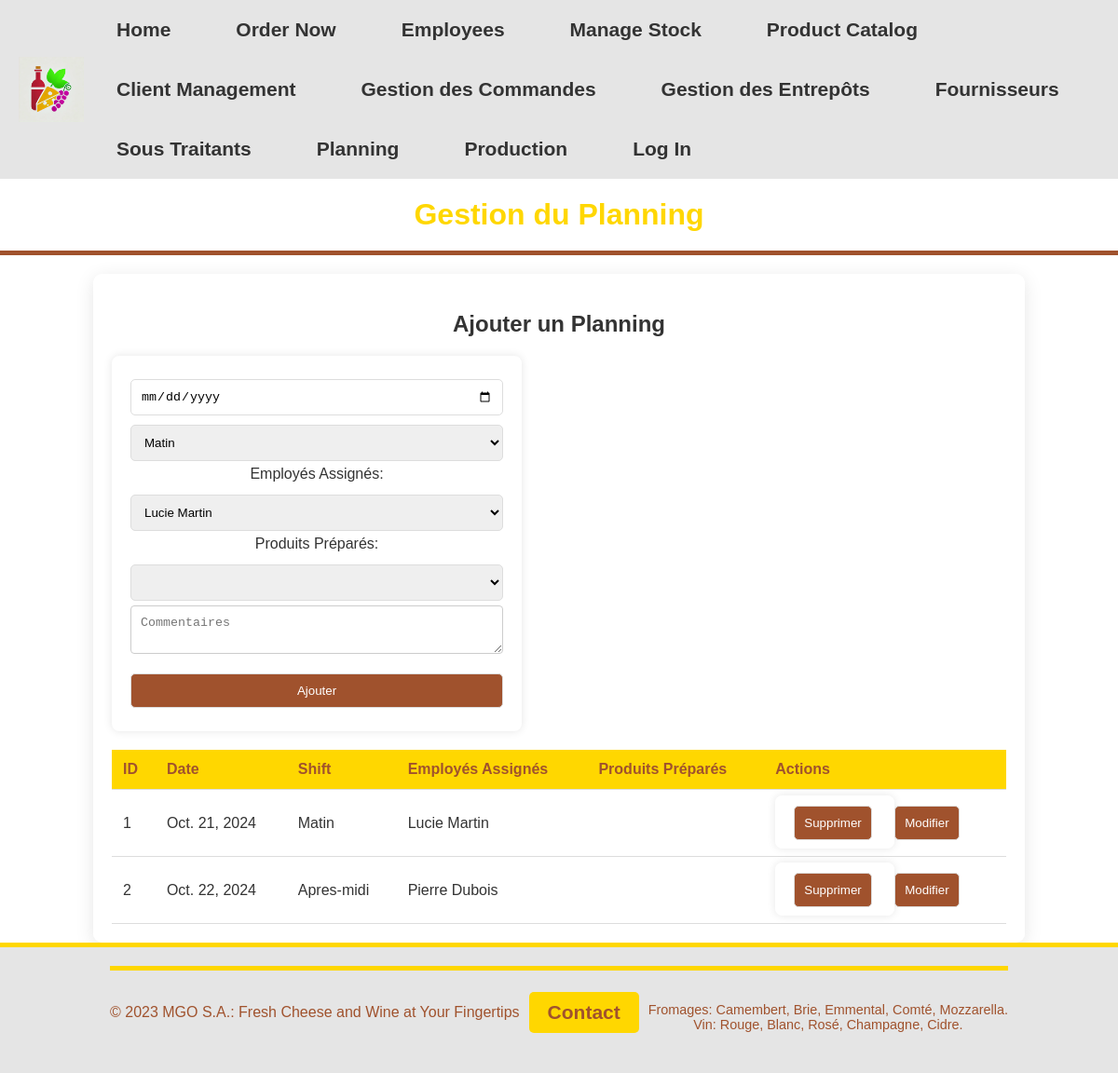
/order/planning/, run on the app's committed database.
### order/models.py (models this page shows, shortened)
class Planning(models.Model):
    planning_id = models.AutoField(primary_key=True)
    date = models.DateField()
    shift = models.CharField(max_length=10, choices=[
        ('Matin', 'Matin'),
        ('Après-midi', 'Après-midi'),
        ('Nuit', 'Nuit')
    ])
    employes_assignes = models.ForeignKey(Employe, on_delete=models.CASCADE) # Relation M2M avec Employé
    produits_prepares = models.ForeignKey(Produit, on_delete=models.CASCADE)  # Relation M2M avec Produit
    commentaires = models.TextField()

class Employe(models.Model):
    employe_id = models.AutoField(primary_key=True)
    nom = models.CharField(max_length=50)
    poste = models.CharField(max_length=50)
    contact = models.JSONField()
    adresse = models.JSONField()
    date_embauche = models.DateField()
    competences = models.JSONField()
    mdp = models.CharField(max_length=128)  # Pour le mot de passe

### order/views.py (the view, shortened to what this page needs)
# urls.py: path('planning/', planning, name='planning'),
def planning(request):
    planning_list = Planning.objects.all()
    employes = Employe.objects.all()
    produits = Produit.objects.all()
    return render(request, 'planning.html', {
        'plannings': planning_list,
        'employes': employes,
        'produits': produits
    })

### order/templates/planning.html (shortened to what this page needs)
<!DOCTYPE html>
<html lang="fr">
<head>
    {% load static %}
    <link rel="stylesheet" href="{% static 'styles/main.css' %}">
</head>
<body>
    {% include 'navbar.html' %}
    <header>
        <h1>Gestion du Planning</h1>
    </header>
    <section>
        <div class="add-planning">
            <h2>Ajouter un Planning</h2>
            <form method="post">
                <input type="date" name="date" placeholder="Date" required>
                <select name="shift" required>
                    <option value="Matin">Matin</option>
                </select>
                <label>Employés Assignés:</label>
                <select name="employes_assignes" required>
                    {% for employe in employes %}
                        <option value="{{ employe.id }}">{{ employe.nom }}</option>
                    {% endfor %}
                </select>
                <label>Produits Préparés:</label>
                <select name="produits_prepares" required>
                    {% for produit in produits %}
                        <option value="{{ produit.id }}">{{ produit.nom }}</option>
                    {% endfor %}
                </select>
                <textarea name="commentaires" placeholder="Commentaires" required></textarea>
                <button type="submit" name="action" value="add">Ajouter</button>
            </form>
        </div>
        <table>
            <thead>
                <tr>
                    <th>ID</th>
                    <th>Date</th>
                    <th>Shift</th>
                    <th>Employés Assignés</th>
                    <th>Produits Préparés</th>
                    <th>Actions</th>
                </tr>
            </thead>
            <tbody>
                {% for planning in plannings %}
                <tr>
                    <td>{{ planning.planning_id }}</td>
                    <td>{{ planning.date }}</td>
                    <td>{{ planning.shift }}</td>
                    <td>{{ planning.employes_assignes.nom }}</td>
                    <td>{{ planning.produits_prepares.nom }}</td>
                    <td>
                        <form method="post" style="display:inline;">
                            <button type="submit" name="action" value="delete">Supprimer</button>
                        </form>
                        <button onclick="document.getElementById('update-{{ planning.planning_id }}').style.display='block'">Modifier</button>
                    </td>
                </tr>
                {% endfor %}
            </tbody>
        </table>
    </section>
    <footer>
        {% include 'footer.html' %}
    </footer>
</body>
</html>

### static/styles/main.css (style rules this page uses)
body, html { height: 100%; font-family: Arial, sans-serif; margin: 0; padding: 0; display: flex; flex-direction: column; }
header { background-color: #A3B992; color: #333; text-align: center; padding: 1em; }
section { padding: 2em; text-align: center; color: #333; flex: 1; }
label { display: block; margin-bottom: 8px; color: #333; }
input, select, textarea { width: 100%; padding: 10px; margin-bottom: 16px; border: 1px solid #ccc; border-radius: 4px; box-sizing: border-box; }
form { max-width: 400px; margin: 0 auto; background-color: #fff; padding: 20px; border-radius: 8px; box-shadow: 0 0 10px rgba(0, 0, 0, 0.1); }

### static/styles/navbar_footer.css (style rules this page uses)
footer { color: #333; text-align: center; bottom: 0; display: flex; align-items: center; justify-content: center; padding: 10px; background-color: #A3B992; }

### order/templates/navbar.html (style rules this page uses)
body { margin: 0; font-family: Arial, sans-serif; }

### order/templates/footer.html (style rules this page uses)
body { margin: 0; font-family: Arial, sans-serif; }
footer { background-color: #e5e5e5; color: #A0522D; text-align: center; padding: 20px 0; border-top: 5px solid #FFD700; }

### data on the page
Planning: planning_id "1", date "Oct. 21, 2024", shift "Matin", employes_assignes.nom "Lucie Martin"
Planning: planning_id "2", date "Oct. 22, 2024", shift "Apres-midi", employes_assignes.nom "Pierre Dubois"

### other printed values
form field employes_assignes "Lucie Martin"
